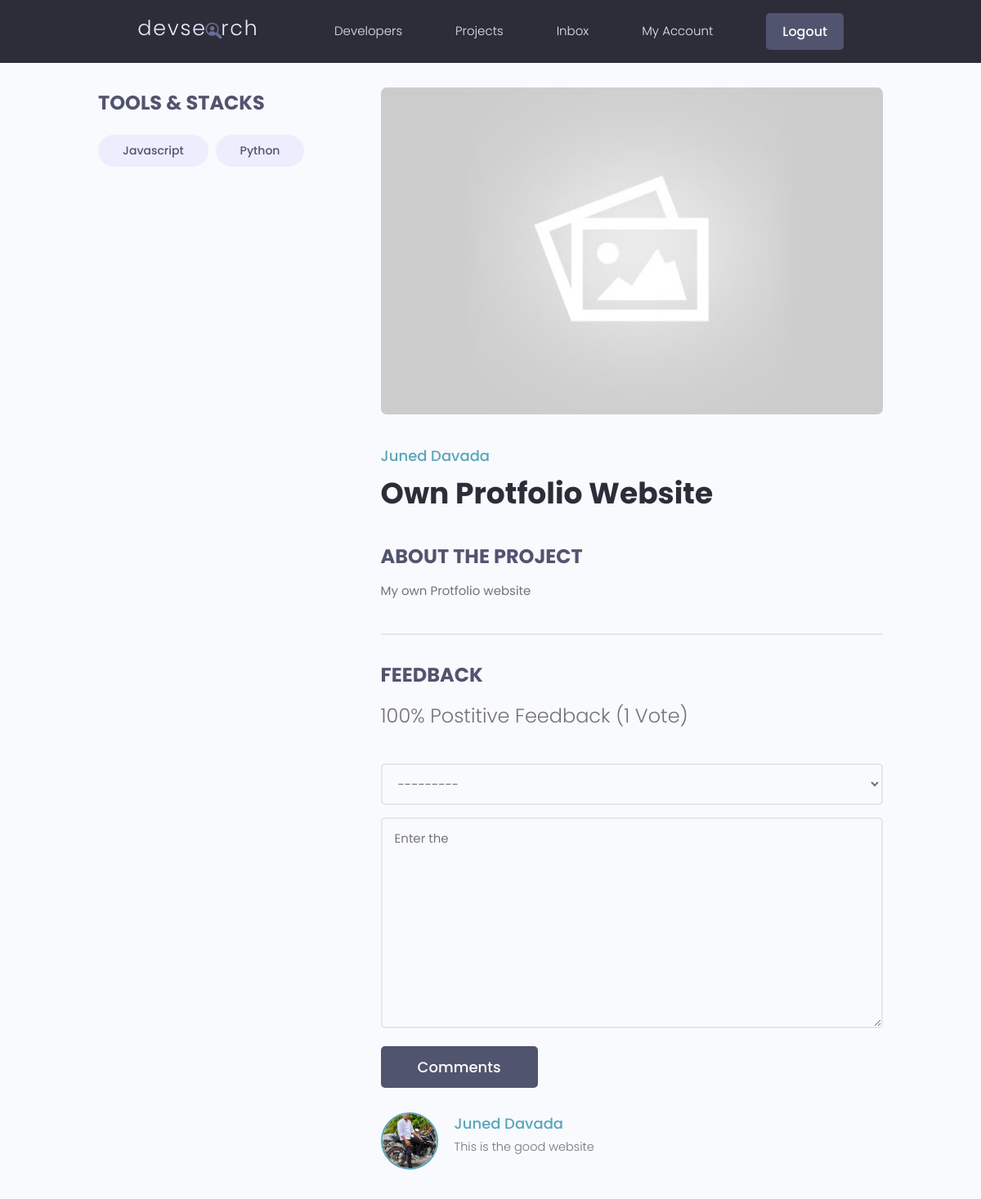
/project/project-description/b4ac3c4f-5a89-4c88-bb88-92e819b2879a/ (signed in), run on the app's committed database.
### project/models.py (models this page shows, shortened)
class Tag(models.Model):
    name = models.CharField(max_length=200)
    created = models.DateTimeField(auto_now_add=True)
    id = models.UUIDField(default=uuid.uuid4,unique=True ,primary_key=True ,editable=False)
    def __str__(self):
        return self.name

class Project(models.Model):
    owner = models.ForeignKey(Profile , on_delete=models.SET_NULL , null=True,blank = True)
    title = models.CharField(max_length=200)
    featured_image = models.ImageField(upload_to="project_images", null=True, blank=True , default="default.jpg")
    description = models.TextField(null=True , blank=True)
    demo_link = models.CharField(max_length=2000,null=True, blank=True)
    source_link = models.CharField(max_length=2000,null=True, blank=True)
    tags = models.ManyToManyField('Tag', blank=True)
    vote_total = models.IntegerField(default=0,null=True, blank=True)
    vote_ratio = models.IntegerField(default=0,null=True, blank=True)
    created = models.DateTimeField(auto_now_add=True)
    id = models.UUIDField(default=uuid.uuid4 , unique=True , primary_key=True , editable=False)
    class Meta:
        ordering = ['-vote_ratio' , '-vote_total' , 'title']

class Review(models.Model):
    VOTE_TYPES = (
        ('up' , 'Up Vote'),
        ('down' , 'Down Vote')
    )
    owner = models.ForeignKey(Profile , on_delete=models.CASCADE , null=True , blank=True)
    project = models.ForeignKey(Project, on_delete=models.CASCADE)
    body  = models.TextField(null=True, blank=True)
    value = models.CharField(max_length=200,choices=VOTE_TYPES)
    created = models.DateTimeField(auto_now_add=True)
    id = models.UUIDField(default=uuid.uuid4,unique=True ,primary_key=True ,editable=False)
    class Meta:
        unique_together = [
            ['owner' , 'project']
        ]

### pages/models.py (models this page shows, shortened)
class Profile(models.Model):
    user = models.OneToOneField(User, on_delete=models.CASCADE , null=True , blank=True)
    name = models.CharField(max_length=200 , blank=True , null=True)
    email = models.EmailField(max_length=500 , blank=True , null=True)
    username = models.CharField(max_length=200 , blank=True , null=True)
    location = models.CharField(max_length=200 , blank=True , null=True)
    short_intro = models.CharField(max_length=300 , blank=True , null=True)
    bio = models.TextField(blank=True , null=True)
    profile_image = models.ImageField(upload_to="user_images" , null=True, blank=True , default="profile_pic.jpeg")
    social_github = models.CharField(max_length=200 , blank=True , null=True)
    social_twitter = models.CharField(max_length=200 , blank=True , null=True)
    social_linkedin = models.CharField(max_length=200 , blank=True , null=True)
    social_youtube = models.CharField(max_length=200 , blank=True , null=True)
    social_website = models.CharField(max_length=200 , blank=True , null=True)
    created = models.DateTimeField(auto_now_add=True)
    id = models.UUIDField(default=uuid.uuid4 , unique=True , primary_key=True , editable=False)

### project/views.py (the view, shortened to what this page needs)
# urls.py: path('project-description/<str:pk>/',views.project_description,name="project-description"),
@login_required(login_url='login')
def project_description(request,pk):
    project = Project.objects.get(id=pk)
    user = request.user.username
    Form = ReviewForm()
    context = {
        'project': project ,
        'Form' : Form
    }
    return render(request, "project/projectdisc.html" , context)

### project/forms.py
class ReviewForm(ModelForm):
    class Meta:
        model = Review
        fields = ['value' , 'body']
        labels = {
            'value' : "Place You vote",
            'body' : "Add a comment with your vote"
        }
    def __init__(self, *args, **kwargs):
        super(ReviewForm , self).__init__(*args, **kwargs)
        for name , field in self.fields.items():
            field.widget.attrs.update({'class':'input' , 'placeholder':"Enter the "})

### project/templates/project/projectdisc.html (shortened to what this page needs)
{% extends 'pages/base.html' %}
{% load static %}
{% block content %}
<main class="singleProject my-md">
    <div class="container">
        <div class="layout">
            <div class="column column--1of3">
                <h3 class="singleProject__subtitle">Tools & Stacks</h3>
                <div class="singleProject__toolStack">
                    {% for tag in project.tags.all %}
                    <span class="tag tag--pill tag--sub tag--lg">
                        <small>{{tag}}</small>
                    </span>
                    {% endfor %}
                </div>
            </div>
            <div class="column column--2of3">
                <img class="singleProject__preview" src="{{project.featured_image.url}}" alt="portfolio thumbnail" />
                <a href="{% url 'profile' project.owner.id %}" class="singleProject__developer">{{project.owner.name}}</a>
                <h2 class="singleProject__title">{{project.title}}</h2>
                <h3 class="singleProject__subtitle">About the Project</h3>
                <div class="singleProject__info">
                   {{project.description}}
            </div>
            <div class="comments">
                <h3 class="singleProject__subtitle">Feedback</h3>
                    <h5 class="project--rating">
                        {{project.vote_ratio}}% Postitive Feedback ({{project.vote_total}} Vote{{project.vote_total|pluralize:"s"}})
                    </h5>
            {% if request.user.profile.id in project.reviewer %}
            <p>You have already submitted review for this project</p>
            {% elif request.user.profile == project.owner %}
            <p>You cannot review your own Work</p>
            {% elif request.user.is_authenticated %}
            <form class="form" action="{% url 'project-description' project.id %}" method="POST">
              {% for field in Form %}
                <div class="form__field">
                    {{field}}
                </div>
                {% endfor %}
                <input class="btn btn--sub btn--lg" type="submit" value="Comments" />
            </form>
            {% else %}
                <a href="{% url 'login' %}?next={{request.path}}">Please Login to review</a>
            {% endif %}
            <div class="commentList">
                {% for comment in project.review_set.all %}
                {% if comment.body %}
                <div class="comment">
                <a href="{% url 'profile' comment.owner.id %}">
                  <img class="avatar avatar--md"
                    src="{{comment.owner.profile_image.url}}" alt="user" />
                </a>
                <div class="comment__details">
                    <a href="{% url 'profile' comment.owner.id %}" class="comment__author">{{comment.owner.name}}</a>
                    <p class="comment__info">
                        {{comment.body|linebreaksbr}}
                    </p>
                </div>
                {% endif %}
                {% endfor %}
            </div>
        </div>
    </div>
</main>
{% endblock content %}

### static/css/app.css (style rules this page uses)
:root { --color-sub: #2d2d39; }
.btn--sub { background-color: var(--color-sub-light); }
img { width: 100%; }
.singleProject .column--1of3 { order: 2; }
@media screen and (min-width: 1081px) { .singleProject .column--1of3 { order: 1; } }
@media screen and (min-width: 1081px) { .singleProject .column--2of3 { order: 2; } }
.singleProject__toolStack { margin-top: 2rem; margin-bottom: 4rem; }
.singleProject__preview { height: 50vh; object-fit: cover; object-position: top center; margin-bottom: 3rem; border-radius: 0.7rem; }
.singleProject__developer { font-size: 1.8rem; font-weight: 500; }
.singleProject__title { font-size: 3.6rem; font-weight: 700; color: var(--color-sub); margin-bottom: 3rem; }
.project--rating { margin-bottom: 1.6em; margin-top: .5em; }
.singleProject__subtitle { text-transform: uppercase; font-size: 2.4rem; font-weight: 700; color: var(--color-sub-light); margin-bottom: 1rem; }
.comments { margin-top: 4rem; padding-top: 3rem; border-top: 2px solid var(--color-light); }
.commentList { margin: 3rem 0; }
.comment { display: flex; gap: 2rem; }
.comment__author { font-size: 1.8rem; }
.comment__info { font-size: 1.45rem; }

### static/uikit/styles/modules/_variables.css (style rules this page uses)
:root { --color-main: #5aa5b9; --color-main-light: #e6faff; --color-sub: #3f4156; --color-sub-light: #51546e; --color-sub-lighter: #ededfd; --color-text: #737373; --color-gray: #8b8b8b; --color-light: #e5e7eb; --color-light-gray: #767676; --color-bg: #f8fafd; --color-white: #fffefd; --color-white-light: #f3f3f3; --color-success: #359e64; --color-success-bg: #def8e8; --color-error: #fc4b0b; --color-error-bg: #fff2ee; --font-base: 'Poppins', arial, helvetica, 'Segoe UI', roboto, ubuntu, sans-serif; --font-monospace: 'Fira Code', 'Courier New', courier, monospace; --font-regular: 300; --font-medium: 500; --font-bold: 700; --generic-shadow: 1px 1px 5px #00000010; --generic-transition: all 0.3s ease-in-out; }

### static/uikit/styles/modules/_base.css (style rules this page uses)
* { margin: 0; padding: 0; box-sizing: border-box; text-rendering: optimizeLegibility; color: inherit; font-size: inherit; }
html { font-size: 50%; }
@media only screen and (min-width: 480px) { html { font-size: 56.25%; } }
@media only screen and (min-width: 1200px) { html { font-size: 62.5%; } }
body { line-height: 1.6; font-weight: 400; font-size: 1.5rem; color: var(--color-text); background-color: var(--color-bg); min-height: 100vh; }

### static/uikit/styles/modules/_typography.css (style rules this page uses)
* { font-family: var(--font-base); }
h2 { font-size: 3.6rem; font-weight: var(--font-bold); }
h3 { font-size: 3.2rem; font-weight: var(--font-medium); }
h5 { font-size: 2.4rem; font-weight: var(--font-medium); }
h5, h6 { font-weight: var(--font-regular); }
p, span, strong { font-size: 1.6rem; color: var(--color-text); font-weight: var(--font-regular); }
a { padding-bottom: 2px; text-decoration: none; display: inline-block; color: var(--color-main); font-weight: var(--font-medium); }

### static/uikit/styles/modules/_utilities.css (style rules this page uses)
.container { width: 92%; max-width: 165rem; margin: 0 auto; box-sizing: border-box; }
@media screen and (min-width: 1000px) { .container { width: 90%; } }
@media screen and (min-width: 1200px) { .container { width: 80%; } }
.my-md { margin: 3rem auto; }

### static/uikit/styles/modules/_avatar.css (style rules this page uses)
.avatar { border-radius: 50%; border: 2px solid var(--color-main); object-fit: cover; }
.avatar--md { height: 7rem; width: 7rem; }

### static/uikit/styles/modules/_button.css (style rules this page uses)
.btn { display: inline-block; position: relative; cursor: pointer; background-color: var(--color-light); font-weight: var(--font-medium); color: var(--color-sub); text-decoration: none; padding: 1rem 2rem; border-radius: 0.5rem; border: none; width: -webkit-fit-content; width: -moz-fit-content; width: fit-content; height: -webkit-fit-content; height: -moz-fit-content; height: fit-content; font-size: 1.6rem; outline-width: 0; outline-color: transparent; -webkit-backface-visibility: hidden; backface-visibility: hidden; transition: all 0.3s ease-in-out; }
.btn--sub { background-color: var(--color-sub); color: var(--color-white); }
.btn--lg { font-size: 1.8rem; padding: 1.2rem 4.5rem; }

### static/uikit/styles/modules/_form.css (style rules this page uses)
.form { display: block; }
.form__field { margin-top: 1.5rem; margin-bottom: 1.5rem; }
input.input[type='text'], input.input[type='email'], input.input[type='password'], input.input[type='number'], select.input, textarea.input { min-width: 24rem; width: 100%; padding: 1.2rem 1.5rem; border-radius: 0.5rem; border: 2px solid var(--color-light); transition: all 0.3s ease-in-out; background-color: var(--color-bg); }

### data on the page
Tag: name "Javascript"
Tag: name "Python"
Project: featured_image (placeholder picture), owner.name "Juned Davada", title "Own Protfolio Website", description "My own Protfolio website", vote_ratio "100", vote_total "1"
Review: owner.profile_image (picture), owner.name "Juned Davada", body "This is the good website"
